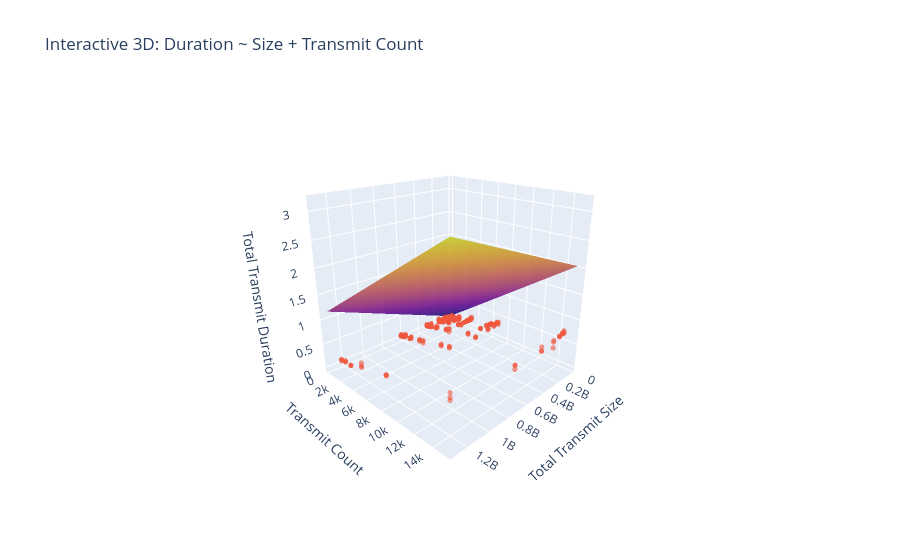

Notebook code for this chart:
### Code cell
from sklearn.linear_model import LinearRegression

dfs = []

for i in [4, 8]:
    with open(f'../results/quest/tp_nccl_{i}_0.json', 'r') as f:
        tp_data = json.load(f)

    df = pd.DataFrame(tp_data)
    df = df[["total_transmit_duration", "total_transmit_size", "transmit_count"]]
    df.loc[:, "total_transmit_size"] = df["total_transmit_size"] * (i - 1)
    df.loc[:, "transmit_count"] = df["transmit_count"] * (i - 1)
    df.loc[:, "total_transmit_duration"] = df["total_transmit_duration"]
    dfs.append(df)

df = pd.concat(dfs, ignore_index=True)

X = df[[x_size, x_count]].copy()
y = df[y_col].copy()

def manual_fit(a = None, b = None):
    model = LinearRegression()
    smallest_loc = df[x_size] == df[x_size].min()
    if a is None:
        a = (y[smallest_loc] / X[smallest_loc][x_count]).mean()
    print(f"Anticipated latency per transmit (a): {a*1000:.4f} ms")
    bigger_loc = df[x_size] >= df[x_size].max() * 0.1
    if b is None:
        b = (y[bigger_loc] / X[bigger_loc][x_size]).mean()
    print(f"Anticipated Bandwidth: {1/(b * 1e6):.4f} MB/s")
    model.coef_ = np.array([b, a])
    model.feature_names_in_ = np.array(["total_transmit_size", "transmit_count"])
    model.intercept_ = 0
    return model

model = manual_fit() # 0.1503 * 1e-3, 1e-6/(1094.9022))

y_pred = model.predict(X)
y_true = y

evaluate(y_true, y_pred, X)

visualize(df, model)

### Figure 1 — Plotly figure (JSON) as saved in the notebook; plotly's stock layout.template omitted (floating-point values rounded to 4 significant figures; data arrays with more than 128 entries replaced by an {"elided": "..."} marker saying what was removed)
{"data": [{"name": "Fitted surface (mean)", "opacity": 0.85, "showscale": false, "type": "surface", "x": {"elided": "50x50 float values"}, "y": {"elided": "50x50 float values"}, "z": {"elided": "50x50 float values"}}, {"marker": {"opacity": 0.6, "size": 3}, "mode": "markers", "name": "Data", "type": "scatter3d", "x": {"elided": "252 float values"}, "y": {"elided": "252 int values"}, "z": {"elided": "252 float values"}}], "layout": {"legend": {"itemsizing": "constant"}, "scene": {"camera": {"eye": {"x": 1.6, "y": 1.6, "z": 0.9}}, "xaxis": {"title": {"text": "Total Transmit Size"}}, "yaxis": {"title": {"text": "Transmit Count"}}, "zaxis": {"title": {"text": "Total Transmit Duration"}}}, "title": {"text": "Interactive 3D: Duration ~ Size + Transmit Count"}}}
